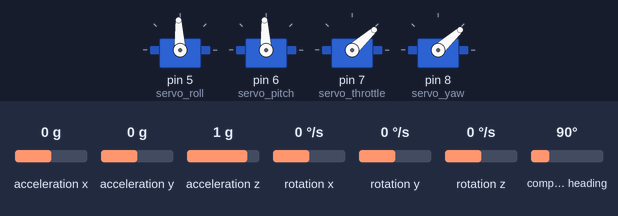
Recording of a sketch running on a simulated Arduino Uno, built with avr-gcc and run on an emulated ATmega328P. Shown: 4 × servo. Inputs (shaded band) come from the test bench; at power-on: acceleration x 0 g, acceleration y 0 g, acceleration z 1 g, rotation x 0 °/s, rotation y 0 °/s, rotation z 0 °/s, compass heading 90°. What the sketch prints to the serial monitor is not drawn.

Above: at 18.0 s.
18.1 s: acceleration x set to -1.4 g
At 20.7 s:
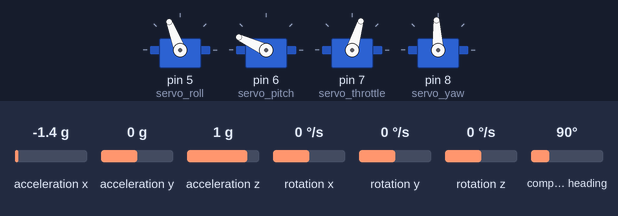
At 22.1 s:
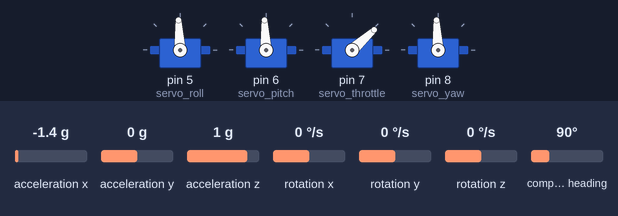
Timing chart, 0 to 23.6 s (numbered marks = the images above; inputs shaded):
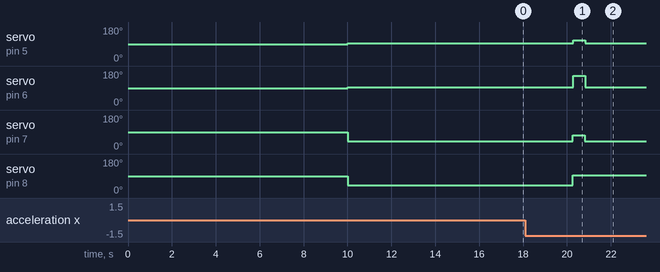

Measured:
- after the input at 18.1 s, servo on pin 5 (servo_roll): 93° → 111° after 2.2 s, → 93° 0.54 s later

The sketch:

drone_stm32.ino
```cpp
#include<Servo.h>
#include "MPU9250.h"

Servo servo_yaw, servo_roll, servo_pitch, servo_throttle;
int b = 1, c = 1;

float data[4]={0,0,0,0};
//volatile float rollangle, data[1];
volatile float roll, pitch, yaw;
volatile float accelX, accelY, accelZ, gyroX, gyroY, gyroZ, magX, magY, magZ, pressure;
#define A 0.962
#define dt 0.020

double kp[4] = {3.55, 3.55, 3.55, 3.55};          //3.55
double ki[4] = {0.005, 0.005, 0.005, 0.005};       //0.003
double kd[4] = {2.05, 2.05, 2.05, 2.05};         //2.05
double currentTime[4],elapsedTime[4],previousTime[4],cumError[4],rateError[4],lastError[4];
int error[4],Setpoint[4]={0,0,0,0},out[4];
void pidcal(int n);

MPU9250 IMU(Wire, 0x68);
int status;
void setup() {
  // put your setup code here, to run once:
  Serial.begin(115200);
  servo_roll.attach(5);
  servo_pitch.attach(6);

  servo_throttle.attach(7);
  servo_yaw.attach(8);
 // status = IMU.begin();
 // Serial.println(status);
//  if (status < 0) {
//    Serial.println("IMU initialization unsuccessful");
//    Serial.println("Check IMU wiring or try cycling power");
//    Serial.print("Status: ");
//    Serial.println(status);
//    while (1) {}
//  }
}

void loop() {
  // put your main code here, to run repeatedly:
  Serial.print("1");
  while (b)
  {
    delay(10000);
    for (int a = 0; a < 1000; a++)
    {
      servo_throttle.writeMicroseconds(980);
      servo_yaw.writeMicroseconds(980);
      servo_roll.writeMicroseconds(1500);
      servo_pitch.writeMicroseconds(1500);
      delay(10);
      b = 0;
    }
  }
  for(int a=0;a<50;a++)
  {
    servo_throttle.writeMicroseconds(980);
  servo_yaw.writeMicroseconds(1500);
   servo_roll.writeMicroseconds(1500);
   servo_pitch.writeMicroseconds(1500);
  }
  while (c)
  {
    servo_throttle.writeMicroseconds(1000);
    servo_yaw.writeMicroseconds(1500);
    servo_roll.writeMicroseconds(1500);
    servo_pitch.writeMicroseconds(1500);
    for (int a = 0; a < 60; a++)
    {
      servo_throttle.writeMicroseconds(1300);
      servo_yaw.writeMicroseconds(1500);
      servo_roll.writeMicroseconds(1500-out[1]);
      servo_pitch.writeMicroseconds(1500+out[0]);
      getdata();
  pidcal(0);
  pidcal(1);
    }
    c = 0;
  }

}
void getdata()
{
  IMU.readSensor();
  accelX = IMU.getAccelX_mss();
  accelY = IMU.getAccelY_mss();
  accelZ = IMU.getAccelZ_mss();
  gyroX = IMU.getGyroX_rads();
  gyroY = IMU.getGyroY_rads();
  gyroZ = IMU.getGyroZ_rads();
  magX = IMU.getMagX_uT();
  magY = IMU.getMagY_uT();
  magZ = IMU.getMagZ_uT();
//  pressure = bmp.readPressure();
  r_p_y();
}
void r_p_y()
{
  data[0] = atan2(accelY, accelZ) * 180 / PI; // FORMULA FOUND ON INTERNET
  data[1] = atan2(accelX, sqrt(accelY * accelY + accelZ * accelZ)) * 180 / PI; //FORMULA FOUND ON INTERNET
  if (data[0] > 0 && data[0] < 180)
    data[0] = map(data[0], 0, 180, 180, 0);
  if (data[0] < 0 && data[0] > -180)
    data[0] = map(data[0], 0, -180, -180, 0);
  data[0] = data[0] * (-1);
  data[1] = data[1] * (-1);

  //Using Complemetary Filter
  roll = A * (roll + gyroX * dt) + (1 - A) * data[0];
  pitch = A * (pitch + gyroY * dt) + (1 - A) * data[1];

  yaw = magX;
  //   pitch = atan2 (accelY ,( sqrt ((accelX * accelX) + (accelZ * accelZ))));
  //   roll = atan2(-accelX ,( sqrt((accelY * accelY) + (accelZ * accelZ))));
  Serial.print(data[0]);
  Serial.print("\t");
  Serial.print(data[1]);
  Serial.print("\t");
  Serial.print(yaw);
  Serial.print("\t");
  Serial.println();
//  Serial.print(F("Pressure = "));
//  //Serial.print(bmp.readPressure());
//  Serial.println(" Pa");
  Serial.print(out[0]+1500);
  Serial.print("\t");
  Serial.print(1500-out[1]);
  Serial.print("\t");
//  Serial.print(yaw);
//  Serial.print("\t");
  Serial.println();

}
void pidcal(int n)
{
//  currentTime[n] = millis();                //get current time
//  elapsedTime[n] = (double)(currentTime[n] - previousTime[n]);        //compute time elapsed from previous computation

  error[n] = Setpoint[n] - data[n];                                // determine error
//  cumError[n] += error[n] * elapsedTime[n];                // compute integral
//  rateError[n] = (error[n] - lastError[n]) / elapsedTime[n]; // compute derivative

  out[n] = kp[n] * error[n];  // + ki[n] * cumError[n] + kd[n] * rateError[n];          //PID output
//
//  lastError[n] = error[n];                                //remember current error
//  previousTime[n] = currentTime[n];                        //remember current time

                                       //have function return the PID output
}
```
